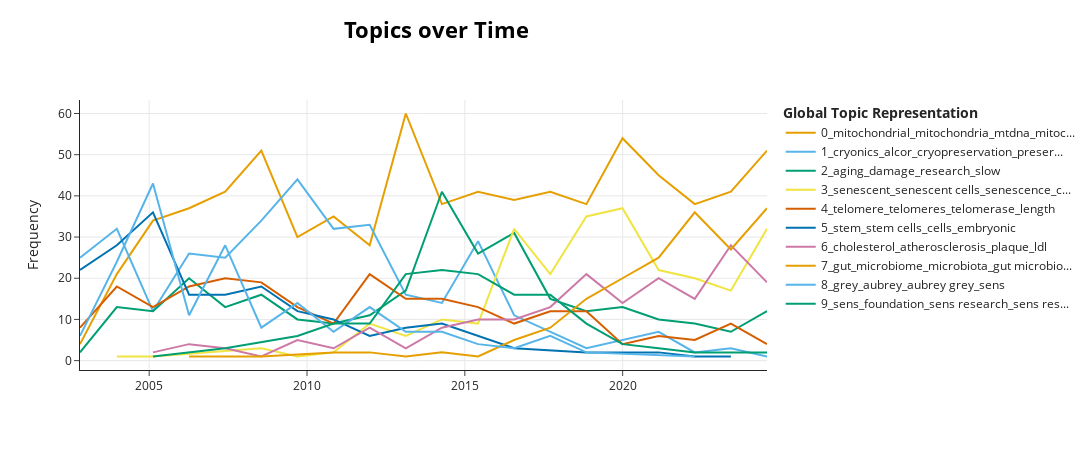

Notebook code for this chart:
### Code cell
# Cell 5: Temporal Evolution Graph (with Caching)

import pandas as pd
import os

if 'topic_model' in locals() and 'topics' in locals():
    # --- a. Define file paths for caching ---
    RESULTS_DIR = "inference_results"
    os.makedirs(RESULTS_DIR, exist_ok=True) # Create directory if it doesn't exist

    # Dynamic path based on whether we are using the sample or full dataset
    if use_sample:
        time_path = os.path.join(RESULTS_DIR, "topics_over_time_sample.csv")
    else:
        time_path = os.path.join(RESULTS_DIR, "topics_over_time_full.csv")

    # --- b. Load pre-calculated results or calculate them if they don't exist ---
    if os.path.exists(time_path):
        # --- FAST PATH: Load from disk ---
        print(f"✅ Loading pre-calculated temporal evolution data from:\n{time_path}")
        topics_over_time = pd.read_csv(time_path, parse_dates=['Timestamp'])
    else:
        # --- SLOW PATH: Calculate and then save ---
        print("Calculating topics over time... (This can be very slow, but only runs once)")
        topics_over_time = topic_model.topics_over_time(
            docs=documents, 
            timestamps=timestamps, 
            topics=topics,
            nr_bins=20
        )
        
        # Save the results for next time
        try:
            topics_over_time.to_csv(time_path, index=False)
            print(f"✅ Results saved to '{time_path}' for future sessions.")
        except Exception as e:
            print(f"❌ Error saving results: {e}")

    # --- c. Display the visualization ---
    print("\n--- Temporal Evolution Graph ---")
    display(topic_model.visualize_topics_over_time(topics_over_time, top_n_topics=10))

else:
    print("❌ The model or 'topics' variable is not available. Please run the previous cells first.")

### Figure 1 — Plotly figure (JSON) as saved in the notebook; plotly's stock layout.template omitted (floating-point values rounded to 4 significant figures)
{"data": [{"hoverinfo": "text", "hovertext": ["<b>Topic 0</b><br>Words: free radical, free radical theory, radical theory, successful educated, successful educated guesses", "<b>Topic 0</b><br>Words: mitochondrial, mitochondria, mitochondrial dna, dna, free", "<b>Topic 0</b><br>Words: mitochondrial, mitochondria, dna, mitochondrial dna, mutations", "<b>Topic 0</b><br>Words: mitochondrial, mitochondria, mitochondrial dna, mtdna, dna", "<b>Topic 0</b><br>Words: mitochondrial, mitochondria, mitochondrial dna, dna, mtdna", "<b>Topic 0</b><br>Words: mitochondrial, mitochondria, mitochondrial dna, antioxidants, dna", "<b>Topic 0</b><br>Words: mitochondrial, mitochondria, mtdna, mitochondrial dna, dna", "<b>Topic 0</b><br>Words: mitochondrial, mitochondria, ros, dna, mitochondrial dna", "<b>Topic 0</b><br>Words: mitochondrial, mitochondria, mitochondrial dna, dna, mtdna", "<b>Topic 0</b><br>Words: mitochondrial, mitochondria, mtdna, mitochondrial dna, dna", "<b>Topic 0</b><br>Words: mitochondrial, mitochondria, mtdna, mitochondrial dna, dna", "<b>Topic 0</b><br>Words: mitochondrial, mitochondria, ros, mtdna, mitochondrial dna", "<b>Topic 0</b><br>Words: mitochondrial, mitochondria, mtdna, dna, mitochondrial dna", "<b>Topic 0</b><br>Words: mitochondrial, mitochondria, mtdna, dna, mitochondrial dna", "<b>Topic 0</b><br>Words: mitochondrial, mitochondria, mtdna, oxidative, mitochondrial dna", "<b>Topic 0</b><br>Words: mitochondrial, mitochondria, mitophagy, mtdna, mitochondrial dna", "<b>Topic 0</b><br>Words: mitochondrial, mitochondria, mitophagy, mitochondrial function, mitochondrial dna", "<b>Topic 0</b><br>Words: mitochondrial, mitochondria, mitophagy, oxidative, mtdna", "<b>Topic 0</b><br>Words: mitochondrial, mitochondria, mitochondrial function, oxidative, mitophagy", "<b>Topic 0</b><br>Words: mitochondrial, mitochondria, mitochondrial dna, mtdna, mitochondrial function"], "marker": {"color": "#E69F00"}, "mode": "lines", "name": "0_mitochondrial_mitochondria_mtdna_mitoc...", "type": "scatter", "x": ["2002-10-23T15:24:28.800000000", "2003-12-23T21:36:00.000000000", "2005-02-13T19:12:00.000000000", "2006-04-07T16:48:00.000000000", "2007-05-30T14:24:00.000000000", "2008-07-21T12:00:00.000000000", "2009-09-12T09:36:00.000000000", "2010-11-04T07:12:00.000000000", "2011-12-27T04:48:00.000000000", "2013-02-17T02:24:00.000000000", "2014-04-11T00:00:00.000000000", "2015-06-02T21:36:00.000000000", "2016-07-24T19:12:00.000000000", "2017-09-15T16:48:00.000000000", "2018-11-07T14:24:00.000000000", "2019-12-30T12:00:00.000000000", "2021-02-20T09:36:00.000000000", "2022-04-14T07:12:00.000000000", "2023-06-06T04:48:00.000000000", "2024-07-28T02:24:00.000000000"], "y": [4, 21, 34, 37, 41, 51, 30, 35, 28, 60, 38, 41, 39, 41, 38, 54, 45, 38, 41, 51]}, {"hoverinfo": "text", "hovertext": ["<b>Topic 1</b><br>Words: cryonics, alcor, cryostasis, suspension, vitrification", "<b>Topic 1</b><br>Words: cryonics, alcor, legislation, arizona, industry", "<b>Topic 1</b><br>Words: cryonics, alcor, cryonics society, vitrification, society", "<b>Topic 1</b><br>Words: cryonics, alcor, cryopreservation, vitrification, preservation", "<b>Topic 1</b><br>Words: cryonics, alcor, cryopreservation, vitrification, preservation", "<b>Topic 1</b><br>Words: cryonics, alcor, cryopreservation, freezing, preservation", "<b>Topic 1</b><br>Words: cryonics, alcor, cryopreservation, preservation, alcors", "<b>Topic 1</b><br>Words: cryonics, alcor, cryopreservation, preservation, death", "<b>Topic 1</b><br>Words: cryonics, alcor, cryopreservation, preservation, brain", "<b>Topic 1</b><br>Words: cryonics, cryopreservation, alcor, future, vitrification", "<b>Topic 1</b><br>Words: cryonics, alcor, preservation, cryopreservation, vitrification", "<b>Topic 1</b><br>Words: cryonics, cryopreservation, preservation, alcor, vitrification", "<b>Topic 1</b><br>Words: cryonics, alcor, cryopreservation, vitrification, preservation", "<b>Topic 1</b><br>Words: cryonics, vitrification, alcor, preservation, ice", "<b>Topic 1</b><br>Words: cryonics, cryopreservation, alcor, vitrification, preservation", "<b>Topic 1</b><br>Words: cryonics, cryopreservation, vitrification, industry, preservation", "<b>Topic 1</b><br>Words: cryopreservation, cryonics, isochoric, cpas, vitrification", "<b>Topic 1</b><br>Words: ice, cryopreservation, cryonics, ice growth, vitrification", "<b>Topic 1</b><br>Words: biostasis, preservation, cryonics, biostasis research, roadmap"], "marker": {"color": "#56B4E9"}, "mode": "lines", "name": "1_cryonics_alcor_cryopreservation_preser...", "type": "scatter", "x": ["2002-10-23T15:24:28.800000000", "2003-12-23T21:36:00.000000000", "2005-02-13T19:12:00.000000000", "2006-04-07T16:48:00.000000000", "2007-05-30T14:24:00.000000000", "2008-07-21T12:00:00.000000000", "2009-09-12T09:36:00.000000000", "2010-11-04T07:12:00.000000000", "2011-12-27T04:48:00.000000000", "2013-02-17T02:24:00.000000000", "2014-04-11T00:00:00.000000000", "2015-06-02T21:36:00.000000000", "2016-07-24T19:12:00.000000000", "2017-09-15T16:48:00.000000000", "2018-11-07T14:24:00.000000000", "2021-02-20T09:36:00.000000000", "2022-04-14T07:12:00.000000000", "2023-06-06T04:48:00.000000000", "2024-07-28T02:24:00.000000000"], "y": [25, 32, 12, 26, 25, 34, 44, 32, 33, 16, 14, 29, 11, 7, 3, 7, 2, 3, 1]}, {"hoverinfo": "text", "hovertext": ["<b>Topic 2</b><br>Words: bioinformatics, nih, new theory, important point, particularly watertight theory", "<b>Topic 2</b><br>Words: aging, research, theory, theory aging, damage", "<b>Topic 2</b><br>Words: entropy, aging, gravity, model, research", "<b>Topic 2</b><br>Words: aging, damage, repair, research, chronomeres", "<b>Topic 2</b><br>Words: aging, damage, repair, wealth, research", "<b>Topic 2</b><br>Words: aging, metabolism, damage, slow, longevity", "<b>Topic 2</b><br>Words: aging, consortium, slowing, research, slow", "<b>Topic 2</b><br>Words: aging, research, damage, metabolic, technologies", "<b>Topic 2</b><br>Words: aging, damage, slow, sens, slow aging", "<b>Topic 2</b><br>Words: aging, programmed aging, programmed, damage, research", "<b>Topic 2</b><br>Words: aging, damage, research, metabolism, slow", "<b>Topic 2</b><br>Words: aging, damage, research, slow, life", "<b>Topic 2</b><br>Words: aging, damage, mtbp, research, slow", "<b>Topic 2</b><br>Words: aging, damage, drugs, lifespan, research", "<b>Topic 2</b><br>Words: aging, damage, research, drugs, repair", "<b>Topic 2</b><br>Words: aging, damage, research, drugs, mechanisms", "<b>Topic 2</b><br>Words: geroprotectors, aging, procaine, drugs, drug", "<b>Topic 2</b><br>Words: aging, lrs, cisd, diseases, hesperetin", "<b>Topic 2</b><br>Words: aging, hallmarks, biological, biological aging, field", "<b>Topic 2</b><br>Words: aging, damage, interventions, field, slow"], "marker": {"color": "#009E73"}, "mode": "lines", "name": "2_aging_damage_research_slow", "type": "scatter", "x": ["2002-10-23T15:24:28.800000000", "2003-12-23T21:36:00.000000000", "2005-02-13T19:12:00.000000000", "2006-04-07T16:48:00.000000000", "2007-05-30T14:24:00.000000000", "2008-07-21T12:00:00.000000000", "2009-09-12T09:36:00.000000000", "2010-11-04T07:12:00.000000000", "2011-12-27T04:48:00.000000000", "2013-02-17T02:24:00.000000000", "2014-04-11T00:00:00.000000000", "2015-06-02T21:36:00.000000000", "2016-07-24T19:12:00.000000000", "2017-09-15T16:48:00.000000000", "2018-11-07T14:24:00.000000000", "2019-12-30T12:00:00.000000000", "2021-02-20T09:36:00.000000000", "2022-04-14T07:12:00.000000000", "2023-06-06T04:48:00.000000000", "2024-07-28T02:24:00.000000000"], "y": [2, 13, 12, 20, 13, 16, 10, 9, 11, 17, 41, 26, 31, 15, 12, 13, 10, 9, 7, 12]}, {"hoverinfo": "text", "hovertext": ["<b>Topic 3</b><br>Words: sahf, pml, formation sahf, hira, formation", "<b>Topic 3</b><br>Words: senescent cells, senescent, cells dealing, cells link httpwwwthescientistcom, cells dealing accumulation", "<b>Topic 3</b><br>Words: senescent, senescent cells, antiageing research, cells, antiageing", "<b>Topic 3</b><br>Words: contributes process aging, senescent cells, contributes process, senescent, senescence", "<b>Topic 3</b><br>Words: senescent, senescent cells, baker, pinka, better overview", "<b>Topic 3</b><br>Words: senescent, senescent cells, cells, senescence, sasp", "<b>Topic 3</b><br>Words: senescent, senescence, senescent cells, cells, cellular senescence", "<b>Topic 3</b><br>Words: senescent, senescent cells, senescence, cells, cellular senescence", "<b>Topic 3</b><br>Words: senescent, senescent cells, cells, sasp, senescence", "<b>Topic 3</b><br>Words: senescent, senescent cells, senescence, cells, sasp", "<b>Topic 3</b><br>Words: senescent, senescent cells, senescence, cells, sasp", "<b>Topic 3</b><br>Words: senescent, senescent cells, senescence, cells, sasp", "<b>Topic 3</b><br>Words: senescent, senescent cells, senescence, sasp, cells", "<b>Topic 3</b><br>Words: senescent, senescent cells, senescence, cells, sasp", "<b>Topic 3</b><br>Words: senescent, senescent cells, sasp, senescence, cells", "<b>Topic 3</b><br>Words: senescent, senescent cells, senescence, sasp, cells", "<b>Topic 3</b><br>Words: senescent, senescent cells, senescence, cells, sasp"], "marker": {"color": "#F0E442"}, "mode": "lines", "name": "3_senescent_senescent cells_senescence_c...", "type": "scatter", "x": ["2003-12-23T21:36:00.000000000", "2005-02-13T19:12:00.000000000", "2008-07-21T12:00:00.000000000", "2009-09-12T09:36:00.000000000", "2010-11-04T07:12:00.000000000", "2011-12-27T04:48:00.000000000", "2013-02-17T02:24:00.000000000", "2014-04-11T00:00:00.000000000", "2015-06-02T21:36:00.000000000", "2016-07-24T19:12:00.000000000", "2017-09-15T16:48:00.000000000", "2018-11-07T14:24:00.000000000", "2019-12-30T12:00:00.000000000", "2021-02-20T09:36:00.000000000", "2022-04-14T07:12:00.000000000", "2023-06-06T04:48:00.000000000", "2024-07-28T02:24:00.000000000"], "y": [1, 1, 3, 1, 2, 9, 6, 10, 9, 32, 21, 35, 37, 22, 20, 17, 32]}, {"hoverinfo": "text", "hovertext": ["<b>Topic 4</b><br>Words: telomeres, telomere, telomere aging theories, telomere aging, theories", "<b>Topic 4</b><br>Words: telomeres, telomere, telomerase, length, telomere length", "<b>Topic 4</b><br>Words: telomeres, telomere, telomerase, telomere length, length", "<b>Topic 4</b><br>Words: telomere, telomeres, telomerase, length, telomere length", "<b>Topic 4</b><br>Words: telomere, telomeres, telomere length, telomerase, length", "<b>Topic 4</b><br>Words: telomere, telomeres, telomerase, telomere length, length", "<b>Topic 4</b><br>Words: telomere, telomeres, length, telomere length, telomerase", "<b>Topic 4</b><br>Words: telomeres, telomere, telomerase, length, telomere length", "<b>Topic 4</b><br>Words: telomeres, telomere, length, telomere length, telomerase", "<b>Topic 4</b><br>Words: telomere, telomeres, telomere length, telomerase, length", "<b>Topic 4</b><br>Words: telomere, telomeres, telomerase, length, telomere length", "<b>Topic 4</b><br>Words: telomere, telomeres, telomerase, length, telomere length", "<b>Topic 4</b><br>Words: telomere, telomeres, length, telomere length, telomerase", "<b>Topic 4</b><br>Words: telomerase, telomere, telomeres, telomere length, length", "<b>Topic 4</b><br>Words: telomere, telomeres, telomerase, length, telomere length", "<b>Topic 4</b><br>Words: telomeres, telomerase, telomere, tert, length", "<b>Topic 4</b><br>Words: telomeres, telomerase, tert, telomere, length", "<b>Topic 4</b><br>Words: telomeres, telomerase, telomere, length, telomere length", "<b>Topic 4</b><br>Words: telomere, telomerase, telomeres, length, telomere length", "<b>Topic 4</b><br>Words: telomeres, telomere, length, telomerase, telomere length"], "marker": {"color": "#D55E00"}, "mode": "lines", "name": "4_telomere_telomeres_telomerase_length", "type": "scatter", "x": ["2002-10-23T15:24:28.800000000", "2003-12-23T21:36:00.000000000", "2005-02-13T19:12:00.000000000", "2006-04-07T16:48:00.000000000", "2007-05-30T14:24:00.000000000", "2008-07-21T12:00:00.000000000", "2009-09-12T09:36:00.000000000", "2010-11-04T07:12:00.000000000", "2011-12-27T04:48:00.000000000", "2013-02-17T02:24:00.000000000", "2014-04-11T00:00:00.000000000", "2015-06-02T21:36:00.000000000", "2016-07-24T19:12:00.000000000", "2017-09-15T16:48:00.000000000", "2018-11-07T14:24:00.000000000", "2019-12-30T12:00:00.000000000", "2021-02-20T09:36:00.000000000", "2022-04-14T07:12:00.000000000", "2023-06-06T04:48:00.000000000", "2024-07-28T02:24:00.000000000"], "y": [8, 18, 13, 18, 20, 19, 13, 9, 21, 15, 15, 13, 9, 12, 12, 4, 6, 5, 9, 4]}, {"hoverinfo": "text", "hovertext": ["<b>Topic 5</b><br>Words: stem, stem cells, stem cell, adult, adult stem", "<b>Topic 5</b><br>Words: stem, stem cells, stem cell, embryonic, embryonic stem", "<b>Topic 5</b><br>Words: stem, stem cells, embryonic, embryonic stem, stem cell", "<b>Topic 5</b><br>Words: stem, embryonic, stem cells, embryonic stem, embryonic stem cells", "<b>Topic 5</b><br>Words: stem, stem cells, cells, embryonic, embryonic stem", "<b>Topic 5</b><br>Words: stem, stem cells, pluripotent, ips, cells", "<b>Topic 5</b><br>Words: stem, stem cells, cells, pluripotent, embryonic", "<b>Topic 5</b><br>Words: stem, stem cells, pluripotent, cells, embryonic", "<b>Topic 5</b><br>Words: stem, stem cells, vsels, cells, pluripotent", "<b>Topic 5</b><br>Words: stem, stem cells, cells, pluripotent, cell", "<b>Topic 5</b><br>Words: stem, stem cells, cells, pluripotent, vsels", "<b>Topic 5</b><br>Words: stem, stem cells, cells, cell, pluripotent", "<b>Topic 5</b><br>Words: stem, stem cells, cells, ipscs, pluripotent", "<b>Topic 5</b><br>Words: pluripotent, stem, vaps cells, vaps, stem cells", "<b>Topic 5</b><br>Words: hla, cell, therapeutic cell, leukocyte antigens hla, therapeutic cell types", "<b>Topic 5</b><br>Words: pluripotent, pluripotent stem, pluripotent stem cells, stem, stem cells"], "marker": {"color": "#0072B2"}, "mode": "lines", "name": "5_stem_stem cells_cells_embryonic", "type": "scatter", "x": ["2002-10-23T15:24:28.800000000", "2003-12-23T21:36:00.000000000", "2005-02-13T19:12:00.000000000", "2006-04-07T16:48:00.000000000", "2007-05-30T14:24:00.000000000", "2008-07-21T12:00:00.000000000", "2009-09-12T09:36:00.000000000", "2010-11-04T07:12:00.000000000", "2011-12-27T04:48:00.000000000", "2013-02-17T02:24:00.000000000", "2014-04-11T00:00:00.000000000", "2016-07-24T19:12:00.000000000", "2018-11-07T14:24:00.000000000", "2021-02-20T09:36:00.000000000", "2022-04-14T07:12:00.000000000", "2023-06-06T04:48:00.000000000"], "y": [22, 28, 36, 16, 16, 18, 12, 10, 6, 8, 9, 3, 2, 2, 1, 1]}, {"hoverinfo": "text", "hovertext": ["<b>Topic 6</b><br>Words: plaque, inflammation, cholesterol, atherosclerosis, arteries", "<b>Topic 6</b><br>Words: plaque, cholesterol, fumagillin, blood, atherosclerosis", "<b>Topic 6</b><br>Words: atherosclerosis, inflammation, granzyme, cholesterol, inflammatory", "<b>Topic 6</b><br>Words: plaques, plaques dangerous, plaques eventually, blood clot, necrotic", "<b>Topic 6</b><br>Words: cholesterol, plaque, atherosclerosis, ldl, particles", "<b>Topic 6</b><br>Words: hdl, cholesterol, hdl cholesterol, atherosclerosis, apoa", "<b>Topic 6</b><br>Words: ldl, atherosclerosis, cholesterol, plaque, atherosclerotic", "<b>Topic 6</b><br>Words: micro, hdl, atherosclerosis, micro rna, ketocholesterol", "<b>Topic 6</b><br>Words: atherosclerosis, ldl, cholesterol, macrophages, atherosclerotic", "<b>Topic 6</b><br>Words: atherosclerosis, cholesterol, macrophages, plaque, plaques", "<b>Topic 6</b><br>Words: cholesterol, ldl, atherosclerosis, ldl cholesterol, macrophages", "<b>Topic 6</b><br>Words: cholesterol, atherosclerosis, ldl, plaque, lipids", "<b>Topic 6</b><br>Words: cholesterol, atherosclerosis, macrophages, ldl, atherosclerotic", "<b>Topic 6</b><br>Words: cholesterol, atherosclerosis, ldl, macrophages, atherosclerotic", "<b>Topic 6</b><br>Words: atherosclerosis, cholesterol, macrophages, ldl, atherosclerotic", "<b>Topic 6</b><br>Words: cholesterol, atherosclerosis, atherosclerotic, plaque, macrophages", "<b>Topic 6</b><br>Words: cholesterol, atherosclerosis, plaque, atherosclerotic, macrophages", "<b>Topic 6</b><br>Words: plaque, cholesterol, atherosclerosis, atherosclerotic, plaques"], "marker": {"color": "#CC79A7"}, "mode": "lines", "name": "6_cholesterol_atherosclerosis_plaque_ldl", "type": "scatter", "x": ["2005-02-13T19:12:00.000000000", "2006-04-07T16:48:00.000000000", "2007-05-30T14:24:00.000000000", "2008-07-21T12:00:00.000000000", "2009-09-12T09:36:00.000000000", "2010-11-04T07:12:00.000000000", "2011-12-27T04:48:00.000000000", "2013-02-17T02:24:00.000000000", "2014-04-11T00:00:00.000000000", "2015-06-02T21:36:00.000000000", "2016-07-24T19:12:00.000000000", "2017-09-15T16:48:00.000000000", "2018-11-07T14:24:00.000000000", "2019-12-30T12:00:00.000000000", "2021-02-20T09:36:00.000000000", "2022-04-14T07:12:00.000000000", "2023-06-06T04:48:00.000000000", "2024-07-28T02:24:00.000000000"], "y": [2, 4, 3, 1, 5, 3, 8, 3, 8, 10, 10, 13, 21, 14, 20, 15, 28, 19]}, {"hoverinfo": "text", "hovertext": ["<b>Topic 7</b><br>Words: intestinal, microbiota, changes diet, intestinal microbiota, host", "<b>Topic 7</b><br>Words: bacteria, bacteria body, bacteria age, shifts humans, aging link httpwwweurekalertorgpubreleasescpillphp", "<b>Topic 7</b><br>Words: bbmn, bacteria, healthy centenarians, bifidobacterium, longum bbmn", "<b>Topic 7</b><br>Words: gut, microbiota, bacteria, host, gut microbiota", "<b>Topic 7</b><br>Words: gut, microbiome, microbiota, gut microbiota, bacteria", "<b>Topic 7</b><br>Words: gut, microbiota, gut microbiota, calorie, phylotypes", "<b>Topic 7</b><br>Words: gut, microbiome, microbial, microbiota, early humans", "<b>Topic 7</b><br>Words: gut, microbiota, microbial, microbiome, gut microbiota", "<b>Topic 7</b><br>Words: gut, microbiota, microbiome, microbes, gut microbiota", "<b>Topic 7</b><br>Words: gut, microbiota, microbiome, gut microbiota, bacteria", "<b>Topic 7</b><br>Words: gut, microbiome, microbiota, gut microbiome, microbial", "<b>Topic 7</b><br>Words: gut, microbiome, microbiota, gut microbiome, gut microbiota", "<b>Topic 7</b><br>Words: gut, microbiome, gut microbiome, microbiota, microbial", "<b>Topic 7</b><br>Words: gut, microbiota, microbiome, gut microbiome, gut microbiota", "<b>Topic 7</b><br>Words: gut, microbiome, gut microbiome, microbiota, gut microbiota", "<b>Topic 7</b><br>Words: gut, microbiome, gut microbiome, microbiota, gut microbiota"], "marker": {"color": "#E69F00"}, "mode": "lines", "name": "7_gut_microbiome_microbiota_gut microbio...", "type": "scatter", "x": ["2006-04-07T16:48:00.000000000", "2007-05-30T14:24:00.000000000", "2008-07-21T12:00:00.000000000", "2010-11-04T07:12:00.000000000", "2011-12-27T04:48:00.000000000", "2013-02-17T02:24:00.000000000", "2014-04-11T00:00:00.000000000", "2015-06-02T21:36:00.000000000", "2016-07-24T19:12:00.000000000", "2017-09-15T16:48:00.000000000", "2018-11-07T14:24:00.000000000", "2019-12-30T12:00:00.000000000", "2021-02-20T09:36:00.000000000", "2022-04-14T07:12:00.000000000", "2023-06-06T04:48:00.000000000", "2024-07-28T02:24:00.000000000"], "y": [1, 1, 1, 2, 2, 1, 2, 1, 5, 8, 15, 20, 25, 36, 27, 37]}, {"hoverinfo": "text", "hovertext": ["<b>Topic 8</b><br>Words: grey, aubrey, aubrey grey, healthy life extension, life extension", "<b>Topic 8</b><br>Words: grey, aubrey, aubrey grey, greys, interview", "<b>Topic 8</b><br>Words: grey, aubrey, aubrey grey, gerontologist, biomedical gerontologist", "<b>Topic 8</b><br>Words: grey, aubrey, aubrey grey, sens, biomedical gerontologist", "<b>Topic 8</b><br>Words: grey, aubrey, aubrey grey, gerontologist, biomedical gerontologist", "<b>Topic 8</b><br>Words: grey, aubrey, aubrey grey, biomedical gerontologist, gerontologist", "<b>Topic 8</b><br>Words: grey, aubrey, aubrey grey, gerontologist, sens", "<b>Topic 8</b><br>Words: grey, aubrey, aubrey grey, sens, sens foundation", "<b>Topic 8</b><br>Words: grey, aubrey, aubrey grey, sens, video", "<b>Topic 8</b><br>Words: grey, aubrey, aubrey grey, sens, research", "<b>Topic 8</b><br>Words: grey, aubrey, aubrey grey, sens, research", "<b>Topic 8</b><br>Words: grey, aubrey, aubrey grey, sens, research", "<b>Topic 8</b><br>Words: grey, aubrey, aubrey grey, sens, research", "<b>Topic 8</b><br>Words: grey, aubrey, aubrey grey, sens, people", "<b>Topic 8</b><br>Words: grey, aubrey, aubrey grey, got, sens", "<b>Topic 8</b><br>Words: lev foundation, lev, foundation, srf, grey"], "marker": {"color": "#56B4E9"}, "mode": "lines", "name": "8_grey_aubrey_aubrey grey_sens", "type": "scatter", "x": ["2002-10-23T15:24:28.800000000", "2003-12-23T21:36:00.000000000", "2005-02-13T19:12:00.000000000", "2006-04-07T16:48:00.000000000", "2007-05-30T14:24:00.000000000", "2008-07-21T12:00:00.000000000", "2009-09-12T09:36:00.000000000", "2010-11-04T07:12:00.000000000", "2011-12-27T04:48:00.000000000", "2013-02-17T02:24:00.000000000", "2014-04-11T00:00:00.000000000", "2015-06-02T21:36:00.000000000", "2016-07-24T19:12:00.000000000", "2017-09-15T16:48:00.000000000", "2018-11-07T14:24:00.000000000", "2022-04-14T07:12:00.000000000"], "y": [6, 24, 43, 11, 28, 8, 14, 7, 13, 7, 7, 4, 3, 6, 2, 1]}, {"hoverinfo": "text", "hovertext": ["<b>Topic 9</b><br>Words: pledge, join, pledgebank, help cure aging, pledge join", "<b>Topic 9</b><br>Words: siai, foundation, matching, pavlica, friendly", "<b>Topic 9</b><br>Words: matching, sens research, sens, matching challenge, donations", "<b>Topic 9</b><br>Words: foundation, charities, sens, sens foundation, contest", "<b>Topic 9</b><br>Words: sens foundation, foundation, sens, research, academic initiative", "<b>Topic 9</b><br>Words: sens, foundation, sens foundation, academic initiative, academic", "<b>Topic 9</b><br>Words: sens, foundation, sens research, research foundation, sens research foundation", "<b>Topic 9</b><br>Words: sens, sens research, foundation, sens research foundation, research foundation", "<b>Topic 9</b><br>Words: sens, sens research, foundation, sens research foundation, research foundation", "<b>Topic 9</b><br>Words: sens, foundation, sens research, sens research foundation, research foundation", "<b>Topic 9</b><br>Words: sens, foundation, sens research, sens research foundation, research foundation", "<b>Topic 9</b><br>Words: foundation, sens, sens research, sens research foundation, research foundation", "<b>Topic 9</b><br>Words: sens research, sens research foundation, research foundation, foundation, sens", "<b>Topic 9</b><br>Words: pulse chain, sens, sens research, foundation, sens research foundation", "<b>Topic 9</b><br>Words: foundation, sens, sens research, sens research foundation, research foundation", "<b>Topic 9</b><br>Words: foundation, sens research, sens, sens research foundation, research foundation", "<b>Topic 9</b><br>Words: cholesterol, foundation, plaque, sens, free cholesterol"], "marker": {"color": "#009E73"}, "mode": "lines", "name": "9_sens_foundation_sens research_sens res...", "type": "scatter", "x": ["2005-02-13T19:12:00.000000000", "2006-04-07T16:48:00.000000000", "2007-05-30T14:24:00.000000000", "2009-09-12T09:36:00.000000000", "2010-11-04T07:12:00.000000000", "2011-12-27T04:48:00.000000000", "2013-02-17T02:24:00.000000000", "2014-04-11T00:00:00.000000000", "2015-06-02T21:36:00.000000000", "2016-07-24T19:12:00.000000000", "2017-09-15T16:48:00.000000000", "2018-11-07T14:24:00.000000000", "2019-12-30T12:00:00.000000000", "2021-02-20T09:36:00.000000000", "2022-04-14T07:12:00.000000000", "2023-06-06T04:48:00.000000000", "2024-07-28T02:24:00.000000000"], "y": [1, 2, 3, 6, 9, 9, 21, 22, 21, 16, 16, 9, 4, 3, 2, 2, 2]}], "layout": {"height": 450, "hoverlabel": {"bgcolor": "white", "font": {"family": "Rockwell", "size": 16}}, "legend": {"title": {"text": "<b>Global Topic Representation"}}, "title": {"font": {"color": "Black", "size": 22}, "text": "<b>Topics over Time</b>", "x": 0.4, "xanchor": "center", "y": 0.95, "yanchor": "top"}, "width": 1250, "xaxis": {"showgrid": true}, "yaxis": {"showgrid": true, "title": {"text": "Frequency"}}}}
